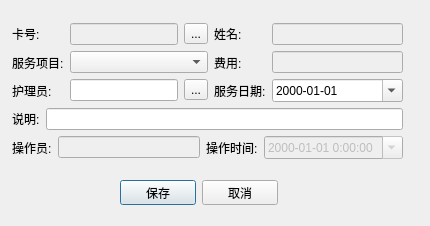
<?xml version="1.0" encoding="UTF-8"?>
<ui version="4.0">
 <class>SpecialServiceDialog</class>
 <widget class="QDialog" name="SpecialServiceDialog">
  <property name="geometry">
   <rect>
    <x>0</x>
    <y>0</y>
    <width>430</width>
    <height>226</height>
   </rect>
  </property>
  <property name="windowTitle">
   <string>Dialog</string>
  </property>
  <widget class="QWidget" name="layoutWidget">
   <property name="geometry">
    <rect>
     <x>120</x>
     <y>180</y>
     <width>158</width>
     <height>25</height>
    </rect>
   </property>
   <layout class="QHBoxLayout" name="horizontalLayout">
    <item>
     <widget class="QPushButton" name="btn_save">
      <property name="text">
       <string>保存</string>
      </property>
     </widget>
    </item>
    <item>
     <widget class="QPushButton" name="btn_cancel">
      <property name="text">
       <string>取消</string>
      </property>
     </widget>
    </item>
   </layout>
  </widget>
  <widget class="QWidget" name="layoutWidget1">
   <property name="geometry">
    <rect>
     <x>12</x>
     <y>23</y>
     <width>391</width>
     <height>138</height>
    </rect>
   </property>
   <layout class="QVBoxLayout" name="verticalLayout_5">
    <item>
     <layout class="QHBoxLayout" name="horizontalLayout_6">
      <item>
       <layout class="QVBoxLayout" name="verticalLayout">
        <item>
         <widget class="QLabel" name="label">
          <property name="text">
           <string>卡号:</string>
          </property>
         </widget>
        </item>
        <item>
         <widget class="QLabel" name="label_3">
          <property name="text">
           <string>服务项目:</string>
          </property>
         </widget>
        </item>
        <item>
         <widget class="QLabel" name="label_5">
          <property name="text">
           <string>护理员:</string>
          </property>
         </widget>
        </item>
       </layout>
      </item>
      <item>
       <layout class="QVBoxLayout" name="verticalLayout_2">
        <item>
         <layout class="QHBoxLayout" name="horizontalLayout_2">
          <item>
           <widget class="QLineEdit" name="lineEdit_cardNo">
            <property name="enabled">
             <bool>false</bool>
            </property>
            <property name="acceptDrops">
             <bool>true</bool>
            </property>
           </widget>
          </item>
          <item>
           <widget class="QToolButton" name="toolButton_elder">
            <property name="text">
             <string>...</string>
            </property>
           </widget>
          </item>
         </layout>
        </item>
        <item>
         <widget class="QComboBox" name="comboBox">
          <item>
           <property name="text">
            <string/>
           </property>
          </item>
         </widget>
        </item>
        <item>
         <layout class="QHBoxLayout" name="horizontalLayout_3">
          <item>
           <widget class="QLineEdit" name="lineEdit_personInCharge"/>
          </item>
          <item>
           <widget class="QToolButton" name="toolButton_nurser">
            <property name="text">
             <string>...</string>
            </property>
           </widget>
          </item>
         </layout>
        </item>
       </layout>
      </item>
      <item>
       <layout class="QVBoxLayout" name="verticalLayout_3">
        <item>
         <widget class="QLabel" name="label_2">
          <property name="text">
           <string>姓名:</string>
          </property>
         </widget>
        </item>
        <item>
         <widget class="QLabel" name="label_4">
          <property name="text">
           <string>费用:</string>
          </property>
         </widget>
        </item>
        <item>
         <widget class="QLabel" name="label_6">
          <property name="text">
           <string>服务日期:</string>
          </property>
         </widget>
        </item>
       </layout>
      </item>
      <item>
       <layout class="QVBoxLayout" name="verticalLayout_4">
        <item>
         <widget class="QLineEdit" name="lineEdit_name">
          <property name="enabled">
           <bool>false</bool>
          </property>
          <property name="acceptDrops">
           <bool>true</bool>
          </property>
         </widget>
        </item>
        <item>
         <widget class="QLineEdit" name="lineEdit_cost">
          <property name="enabled">
           <bool>false</bool>
          </property>
         </widget>
        </item>
        <item>
         <widget class="QDateEdit" name="dateEdit">
          <property name="displayFormat">
           <string>yyyy-MM-dd</string>
          </property>
          <property name="calendarPopup">
           <bool>true</bool>
          </property>
         </widget>
        </item>
       </layout>
      </item>
     </layout>
    </item>
    <item>
     <layout class="QHBoxLayout" name="horizontalLayout_4">
      <item>
       <widget class="QLabel" name="label_7">
        <property name="text">
         <string>说明:</string>
        </property>
       </widget>
      </item>
      <item>
       <widget class="QLineEdit" name="lineEdit_remark"/>
      </item>
     </layout>
    </item>
    <item>
     <layout class="QHBoxLayout" name="horizontalLayout_5">
      <item>
       <widget class="QLabel" name="label_8">
        <property name="text">
         <string>操作员:</string>
        </property>
       </widget>
      </item>
      <item>
       <widget class="QLineEdit" name="lineEdit_operator">
        <property name="enabled">
         <bool>false</bool>
        </property>
       </widget>
      </item>
      <item>
       <widget class="QLabel" name="label_9">
        <property name="text">
         <string>操作时间:</string>
        </property>
       </widget>
      </item>
      <item>
       <widget class="QDateTimeEdit" name="dateTimeEdit">
        <property name="enabled">
         <bool>false</bool>
        </property>
        <property name="displayFormat">
         <string>yyyy-MM-dd H:mm:ss</string>
        </property>
        <property name="calendarPopup">
         <bool>true</bool>
        </property>
       </widget>
      </item>
     </layout>
    </item>
   </layout>
  </widget>
 </widget>
 <resources/>
 <connections/>
</ui>
